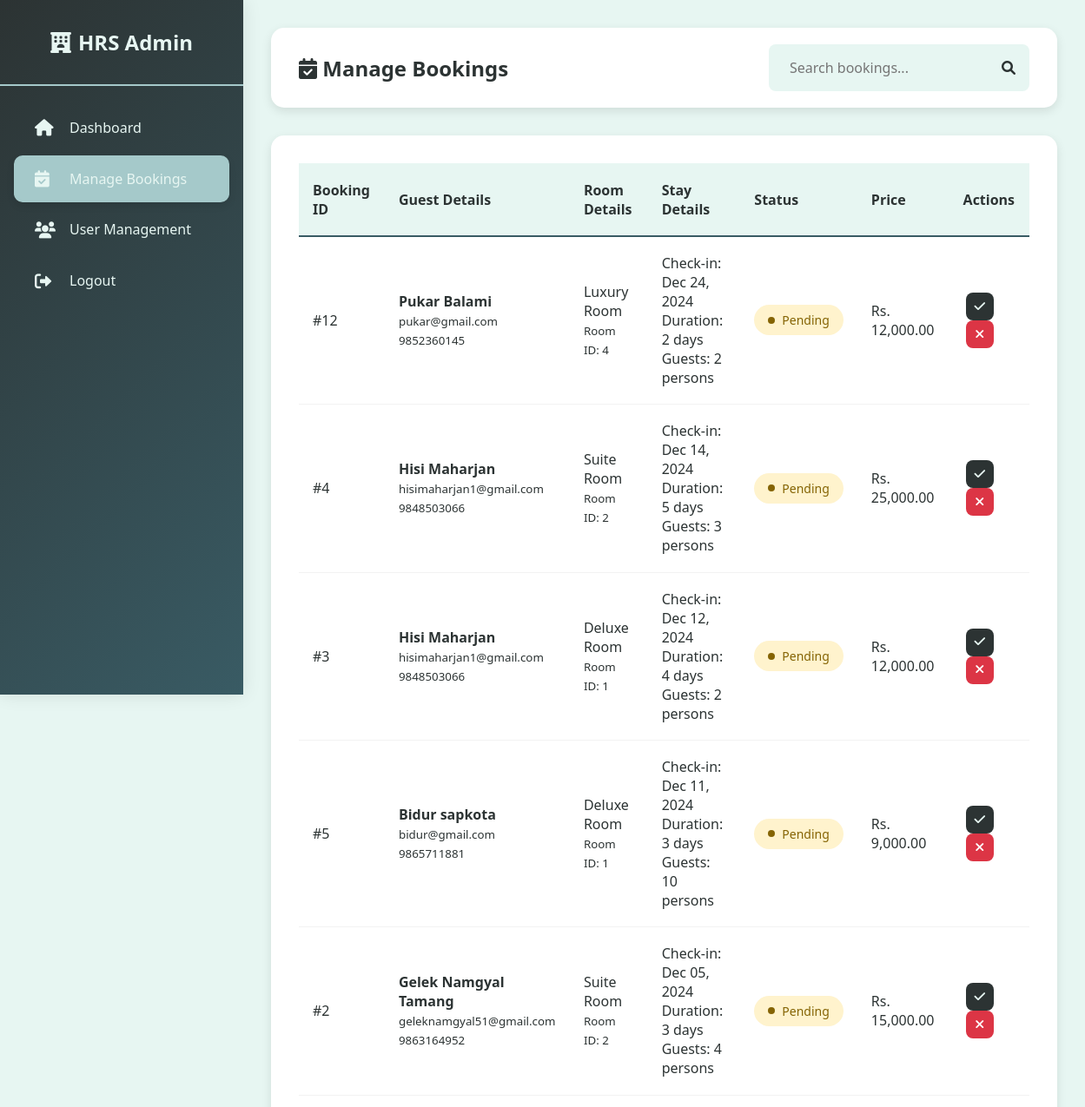
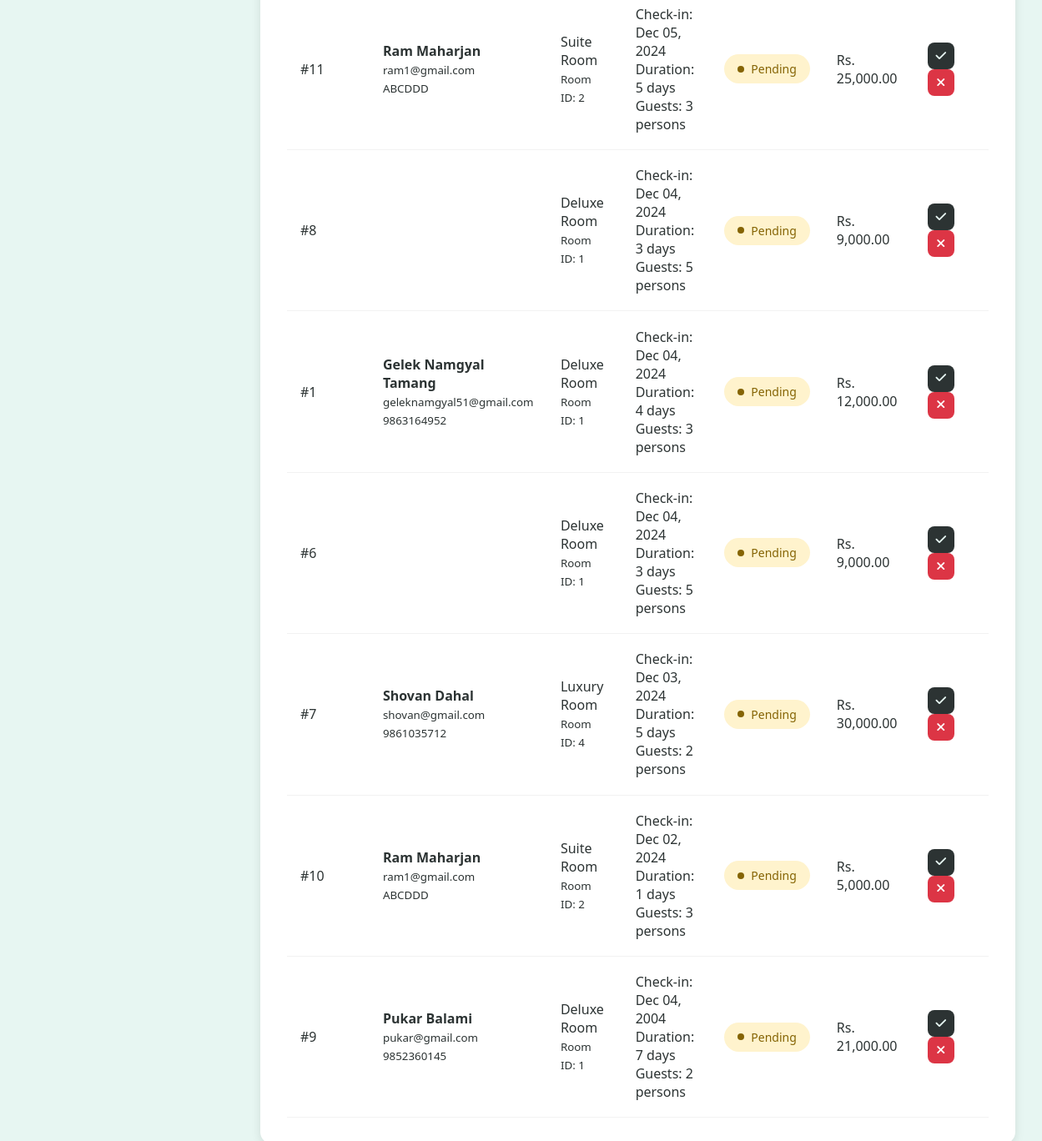
The page /admin/manage_bookings.php on the database its author committed (2 pictures, top to bottom).
### tables this page shows
CREATE TABLE `bookings` (
  `booking_id` int(11) NOT NULL,
  `user_id` int(11) NOT NULL,
  `room_id` int(11) NOT NULL,
  `room_type` varchar(50) NOT NULL,
  `days` int(11) NOT NULL,
  `persons` int(11) NOT NULL,
  `booking_date` date NOT NULL,
  `total_price` decimal(10,2) NOT NULL,
  `status` enum('pending','confirmed','cancelled') DEFAULT 'pending'
);

CREATE TABLE `users` (
  `id` int(11) NOT NULL,
  `full_name` varchar(100) NOT NULL,
  `email` varchar(100) NOT NULL,
  `phone_number` varchar(15) NOT NULL,
  `dob` date NOT NULL,
  `gender` enum('Male','Female','Other') NOT NULL,
  `password` varchar(255) NOT NULL,
  `role` enum('Admin','User') DEFAULT 'User',
  `created_at` timestamp NOT NULL DEFAULT current_timestamp()
);

### admin/manage_bookings.php (the view, shortened to what this page needs)
<?php
include '../config.php';
$bookingsQuery = $conn->query("
    SELECT b.*, u.full_name, u.email, u.phone_number
    FROM bookings b
    LEFT JOIN users u ON b.user_id = u.id
    ORDER BY b.booking_date DESC
");
?>
<!DOCTYPE html>
<html lang="en">
<head>
    <link rel="stylesheet" href="https://cdnjs.cloudflare.com/ajax/libs/font-awesome/6.0.0/css/all.min.css">
</head>
<body>
    <div class="sidebar">
        <div class="sidebar-header">
            <h2><i class="fas fa-hotel"></i> HRS Admin</h2>
        </div>
        <div class="sidebar-menu">
            <a href="dashboard.php">
                <i class="fas fa-home"></i>
                <span>Dashboard</span>
            </a>
            <a href="manage_bookings.php" class="active">
                <i class="fas fa-calendar-check"></i>
                <span>Manage Bookings</span>
            </a>
            <a href="user_management.php">
                <i class="fas fa-users"></i>
                <span>User Management</span>
            </a>
            <a href="../database/logout.php" class="logout-btn">
                <i class="fas fa-sign-out-alt"></i>
                <span>Logout</span>
            </a>
        </div>
    </div>
    <div class="content-wrapper">
        <div class="navbar">
            <h1><i class="fas fa-calendar-check"></i> Manage Bookings</h1>
            <div class="search-box">
                <input type="text" id="searchBookings" placeholder="Search bookings...">
                <i class="fas fa-search"></i>
            </div>
        </div>
        <div class="table-container">
            <table>
                <thead>
                    <tr>
                        <th>Booking ID</th>
                        <th>Guest Details</th>
                        <th>Room Details</th>
                        <th>Stay Details</th>
                        <th>Status</th>
                        <th>Price</th>
                        <th>Actions</th>
                    </tr>
                </thead>
                <tbody>
                    <?php while($booking = $bookingsQuery->fetch_assoc()): ?>
                    <tr data-booking-id="<?php echo $booking['booking_id']; ?>">
                        <td>#<?php echo $booking['booking_id']; ?></td>
                        <td>
                            <strong><?php echo htmlspecialchars($booking['full_name']); ?></strong><br>
                            <small><?php echo htmlspecialchars($booking['email']); ?></small><br>
                            <small><?php echo htmlspecialchars($booking['phone_number']); ?></small>
                        </td>
                        <td>
                            <?php echo htmlspecialchars($booking['room_type']); ?><br>
                            <small>Room ID: <?php echo $booking['room_id']; ?></small>
                        </td>
                        <td>
                            Check-in: <?php echo date('M d, Y', strtotime($booking['booking_date'])); ?><br>
                            Duration: <?php echo $booking['days']; ?> days<br>
                            Guests: <?php echo $booking['persons']; ?> persons
                        </td>
                        <td>
                            <span class="status status-<?php echo strtolower($booking['status']); ?>">
                                <?php echo ucfirst($booking['status']); ?>
                            </span>
                        </td>
                        <td>Rs. <?php echo number_format($booking['total_price'], 2); ?></td>
                        <td>
                            <?php if ($booking['status'] === 'pending'): ?>
                            <button class="action-btn confirm-btn" title="Confirm Booking" onclick="confirmBooking(<?php echo $booking['booking_id']; ?>)">
                                <i class="fas fa-check"></i>
                            </button>
                            <?php endif; ?>
                            <?php if ($booking['status'] !== 'cancelled'): ?>
                            <button class="action-btn cancel-btn" title="Cancel Booking" onclick="cancelBooking(<?php echo $booking['booking_id']; ?>)">
                                <i class="fas fa-times"></i>
                            </button>
                            <?php endif; ?>
                        </td>
                    </tr>
                    <?php endwhile; ?>
                </tbody>
            </table>
        </div>
    </div>
</body>
</html>

### admin/manage_bookings.php (style rules this page uses)
* { margin: 0; padding: 0; box-sizing: border-box; font-family: 'Segoe UI', sans-serif; }
body { display: flex; background-color: #E7F6F2; min-height: 100vh; color: #2C3333; }
.sidebar { width: 280px; background: linear-gradient(135deg, #2C3333, #395B64); color: #E7F6F2; padding: 0; position: fixed; height: 100vh; box-shadow: 0 0 20px rgba(0, 0, 0, 0.1); display: flex; flex-direction: column; z-index: 1000; }
.sidebar-header { padding: 2rem 1.5rem; border-bottom: 2px solid #A5C9CA; text-align: center; }
.sidebar-header h2 { color: #E7F6F2; font-size: 1.5rem; display: flex; align-items: center; justify-content: center; gap: 0.5rem; }
.sidebar-menu { flex: 1; padding: 1rem 0; }
.sidebar a { display: flex; align-items: center; padding: 1rem 1.5rem; color: #E7F6F2; text-decoration: none; transition: all 0.3s ease; margin: 0.3rem 1rem; border-radius: 10px; font-weight: 500; }
.sidebar a i { width: 24px; margin-right: 1rem; font-size: 1.2rem; }
.sidebar a.active { background-color: #A5C9CA; box-shadow: 0 4px 8px rgba(0, 0, 0, 0.1); }
.content-wrapper { flex: 1; margin-left: 280px; padding: 2rem; }
.navbar { background-color: #ffffff; padding: 1.2rem 2rem; border-radius: 15px; box-shadow: 0 4px 12px rgba(0, 0, 0, 0.1); display: flex; justify-content: space-between; align-items: center; margin-bottom: 2rem; }
.navbar h1 { font-size: 1.5rem; font-weight: 600; color: #2C3333; }
.search-box { display: flex; align-items: center; background: #E7F6F2; padding: 0.5rem 1rem; border-radius: 8px; width: 300px; }
.search-box input { border: none; background: none; padding: 0.5rem; width: 100%; font-size: 1rem; color: #2C3333; }
.table-container { background: #ffffff; border-radius: 15px; padding: 2rem; box-shadow: 0 4px 12px rgba(0, 0, 0, 0.1); overflow-x: auto; }
table { width: 100%; border-collapse: separate; border-spacing: 0; }
th { background-color: #E7F6F2; color: #2C3333; font-weight: 600; padding: 1.2rem 1rem; text-align: left; border-bottom: 2px solid #395B64; }
td { padding: 1.2rem 1rem; border-bottom: 1px solid rgba(0, 0, 0, 0.05); }
.status { display: inline-flex; align-items: center; padding: 0.5rem 1rem; border-radius: 20px; font-size: 0.875rem; font-weight: 500; gap: 0.5rem; }
.status::before { content: ''; display: inline-block; width: 8px; height: 8px; border-radius: 50%; }
.status-pending { background-color: #fff3cd; color: #856404; }
.status-pending::before { background-color: #856404; }
.action-btn { padding: 0.5rem; width: 32px; height: 32px; border: none; border-radius: 8px; cursor: pointer; font-size: 0.9rem; transition: all 0.3s ease; margin: 0 0.2rem; display: inline-flex; align-items: center; justify-content: center; }
.confirm-btn { background-color: #2C3333; color: #E7F6F2; }
.cancel-btn { background-color: #dc3545; color: #ffffff; }

### rows shown on the page
bookings: booking_id "12", user.full_name "Pukar Balami", user.email "pukar@gmail.com", user.phone_number "9852360145", room_type "Luxury Room", room "4", booking_date "Dec 24, 2024", days "2", persons "2", status "Pending", total_price "12,000.00"
bookings: booking_id "4", user.full_name "Hisi Maharjan", user.email "hisimaharjan1@gmail.com", user.phone_number "9848503066", room_type "Suite Room", room "2", booking_date "Dec 14, 2024", days "5", persons "3", status "Pending", total_price "25,000.00"
bookings: booking_id "3", user.full_name "Hisi Maharjan", user.email "hisimaharjan1@gmail.com", user.phone_number "9848503066", room_type "Deluxe Room", room "1", booking_date "Dec 12, 2024", days "4", persons "2", status "Pending", total_price "12,000.00"
bookings: booking_id "5", user.full_name "Bidur sapkota", user.email "bidur@gmail.com", user.phone_number "9865711881", room_type "Deluxe Room", room "1", booking_date "Dec 11, 2024", days "3", persons "10", status "Pending", total_price "9,000.00"
bookings: booking_id "2", user.full_name "Gelek Namgyal Tamang", user.email "geleknamgyal51@gmail.com", user.phone_number "9863164952", room_type "Suite Room", room "2", booking_date "Dec 05, 2024", days "3", persons "4", status "Pending", total_price "15,000.00"
bookings: booking_id "11", user.full_name "Ram Maharjan", user.email "ram1@gmail.com", user.phone_number "ABCDDD", room_type "Suite Room", room "2", booking_date "Dec 05, 2024", days "5", persons "3", status "Pending", total_price "25,000.00"
bookings: booking_id "8", room_type "Deluxe Room", room "1", booking_date "Dec 04, 2024", days "3", persons "5", status "Pending", total_price "9,000.00"
bookings: booking_id "1", user.full_name "Gelek Namgyal Tamang", user.email "geleknamgyal51@gmail.com", user.phone_number "9863164952", room_type "Deluxe Room", room "1", booking_date "Dec 04, 2024", days "4", persons "3", status "Pending", total_price "12,000.00"
bookings: booking_id "6", room_type "Deluxe Room", room "1", booking_date "Dec 04, 2024", days "3", persons "5", status "Pending", total_price "9,000.00"
bookings: booking_id "7", user.full_name "Shovan Dahal", user.email "shovan@gmail.com", user.phone_number "9861035712", room_type "Luxury Room", room "4", booking_date "Dec 03, 2024", days "5", persons "2", status "Pending", total_price "30,000.00"
bookings: booking_id "10", user.full_name "Ram Maharjan", user.email "ram1@gmail.com", user.phone_number "ABCDDD", room_type "Suite Room", room "2", booking_date "Dec 02, 2024", days "1", persons "3", status "Pending", total_price "5,000.00"
bookings: booking_id "9", user.full_name "Pukar Balami", user.email "pukar@gmail.com", user.phone_number "9852360145", room_type "Deluxe Room", room "1", booking_date "Dec 04, 2004", days "7", persons "2", status "Pending", total_price "21,000.00"
